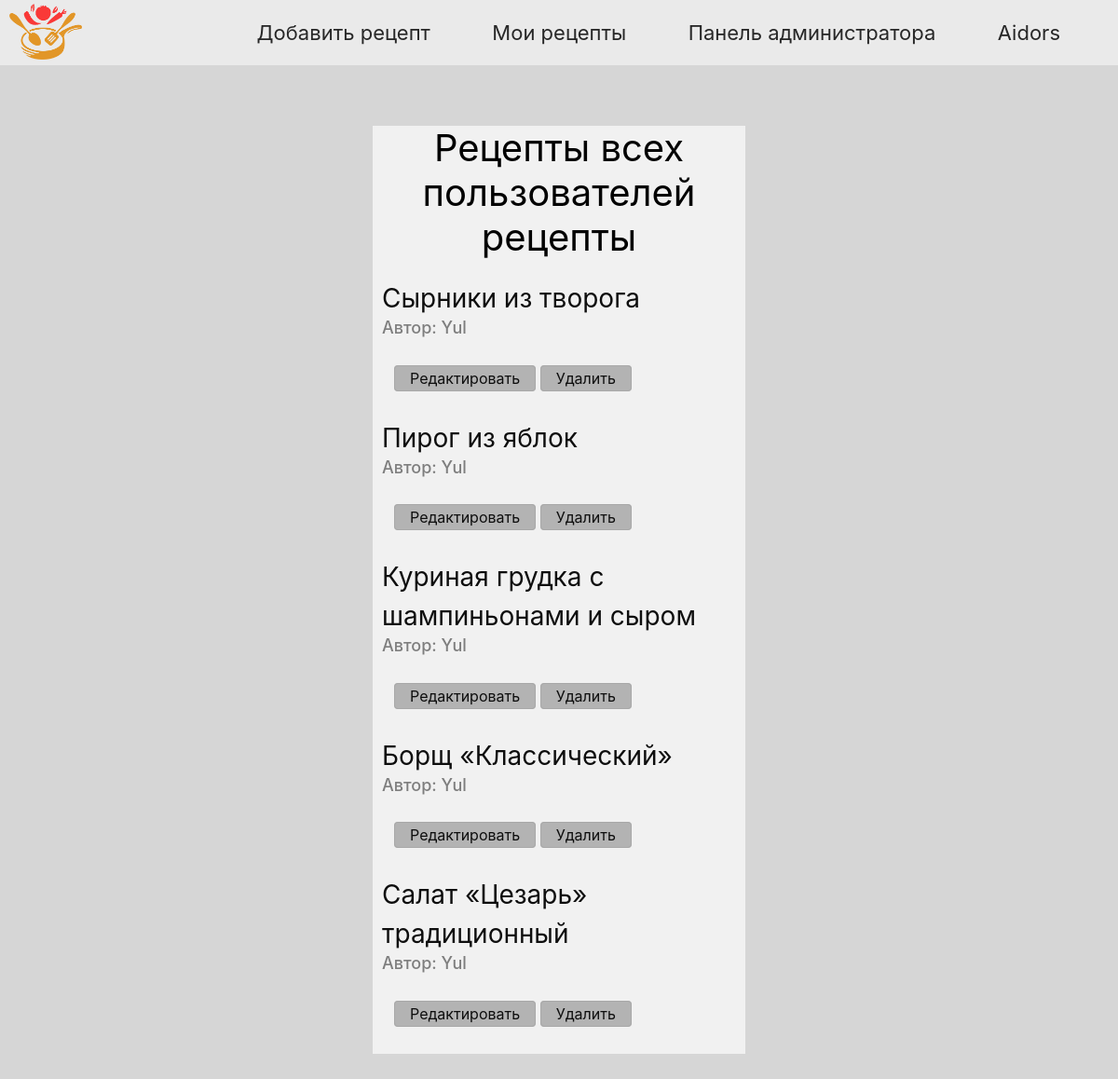
Page /admin_panel (signed in) on the committed database.
### data/users.py (models this page shows, shortened)
class User(SqlAlchemyBase, UserMixin, SerializerMixin):
    __tablename__ = 'users'
    id = sqlalchemy.Column(sqlalchemy.Integer, primary_key=True, autoincrement=True)
    name = sqlalchemy.Column(sqlalchemy.String)
    about = sqlalchemy.Column(sqlalchemy.String, nullable=True)
    email = sqlalchemy.Column(sqlalchemy.String, index=True, unique=True)
    rights = sqlalchemy.Column(sqlalchemy.Boolean, default=False)
    hashed_password = sqlalchemy.Column(sqlalchemy.String)
    register_date = sqlalchemy.Column(sqlalchemy.DateTime, default=datetime.now)
    recipes = orm.relation("Recipe", back_populates='author')

### data/recipes.py (models this page shows)
class Recipe(SqlAlchemyBase, SerializerMixin):
    __tablename__ = 'recipes'
    id = sqlalchemy.Column(sqlalchemy.Integer, primary_key=True, autoincrement=True)
    author_id = sqlalchemy.Column(sqlalchemy.Integer, sqlalchemy.ForeignKey("users.id"))
    author = orm.relation('User')
    recipe_title = sqlalchemy.Column(sqlalchemy.String)
    recipe_content = sqlalchemy.Column(sqlalchemy.String)
    creation_date = sqlalchemy.Column(sqlalchemy.DateTime, default=datetime.now)

### main.py (the view)
@app.route('/admin_panel')
@login_required
def admin_panel():
    if current_user.rights:
        db_sess = db_session.create_session()
        recipes = []
        for recipe in db_sess.query(Recipe).all():
            recipes.append({"author_name": recipe.author.name,
                            "recipe_title": recipe.recipe_title,
                            "creation_date": str(recipe.creation_date).split()[0],
                            "recipe_id": recipe.id})
        return render_template('admin_panel.html', css_file="admin_panel.css", recipes=recipes)
    else:
        abort(403)

### data/db_session.py (called while the page is built)
def create_session() -> Session:
    global __factory
    return __factory()

### main.py (called while the page is built)
@login_manager.user_loader
def load_user(user_id):
    db_sess = db_session.create_session()
    return db_sess.query(User).get(user_id)

### templates/admin_panel.html (shortened to what this page needs)
{% extends "base.html" %}
{% block content %}
<section id="main" class="main">
    <div class="recipes">
        <h2 class="title">Рецепты всех пользователей рецепты</h2>
        {% for recipe in recipes%}
            <div class="recipe">
                <a href='/recipe/{{recipe["recipe_id"]}}' class="recipe_title">{{recipe["recipe_title"]}}</a>
                <h4 class="author">Автор: {{recipe["author_name"]}}</h4>
                <br>
                <div class="btn">
                    <a href='/edit_recipe/{{recipe["recipe_id"]}}' class="edit">Редактировать</a>
                    <a href='/delete_recipe/{{recipe["recipe_id"]}}' class="delete">Удалить</a>
                </div>
            </div>
            <br>
        {% endfor %}
    </div>
</section>
{% endblock %}

### templates/base.html (shortened to what this page needs)
<!doctype html>
<html lang="en">
    <head>
        <link rel="stylesheet"
          href="https://stackpath.bootstrapcdn.com/bootstrap/4.4.1/css/bootstrap.min.css"
>
        <link rel="stylesheet" type="text/css" href="/static/css/main.css"/>
        <link rel="stylesheet" type="text/css" href="/static/css/{{ css_file }}"/>
    </head>
    <body>
        <header id="header" class="header">
            <p><a href="/"><img src="/static/img/logo.png" height="60" alt="Главная" class="logo"></a></p>
            <div class="right_header">
                <ul class="menu">
                    {% if current_user.is_authenticated %}
                        <li><a href="/add_recipe">Добавить рецепт</a></li>
                        <li><a href="/my_recipes">Мои рецепты</a></li>
                        {% if current_user.rights %}
                            <li><a href="/admin_panel">Панель администратора</a></li>
                        {% endif %}
                    {% endif %}
                    {% if current_user.is_authenticated %}
                        <li><a href="/logout">{{ current_user.name }}</a></li>
                    {% else %}
                        <li><a href="/login">Войти</a></li>
                    {% endif %}
                </ul>
            </div>
        </header>
        {% block content %} {% endblock %}
    </body>
</html>

### static/css/main.css (style rules this page uses)
body { padding: 0; margin: 0; color: black; position: relative; opacity: 1; background-color: #d6d6d6; }
ul, li { padding: 0; margin: 0; }
h1, h2, h3, h4, h5, h6 { padding: 0; margin: 0; }
header { height: 70px; background-color: #EAEAEA; align-items: center; display: flex; justify-content: space-between; }
header a { display: block; color: #272727; font-weight: 400; transition: color .2s ease; }
header .logo { margin-top: 14px; margin-left: 10px; }
header .menu { list-style-type: none; }
header .menu li { display: inline-block; margin-right: 62px; }
header .menu li a { font-size: 22px; text-decoration: none; }

### static/css/admin_panel.css (style rules this page uses)
h1, h2, h3, h4, h5, h6 { padding: 0; margin: 0; }
section .recipes { margin: 65px 400px; background-color: #F1F1F1; }
section .title { font-size: 40px; font-weight: 400; text-align: center; margin-top: 20px; margin-bottom: 20px; }
section .recipe { margin-left: 10px; }
section .author { color: #7E7E7E; font-size: 18px; }
section .recipe_title { font-size: 28px; text-decoration: none; color: #0E0E0E; transition: color .2s ease; }
section .btn a { text-decoration: none; color: #0E0E0E; font-size: 16px; padding: 3px 16px;; -webkit-transition-duration: 0.4s; transition-duration: 0.4s; border-radius: 4px; }
section .edit { background-color: #b3b3b3; color: #0E0E0E; border: 1px solid #a8a8a8; }
section .delete { background-color: #b3b3b3; color: #0E0E0E; border: 1px solid #a8a8a8; }

### rows in the picture
User: name "Aidors"
Recipe: recipe_title "Сырники из творога"
User: author_name "Yul" "Yul" "Yul" "Yul" "Yul"
Recipe: recipe_title "Пирог из яблок"
Recipe: recipe_title "Куриная грудка с шампиньонами и сыром"
Recipe: recipe_title "Борщ «Классический»"
Recipe: recipe_title "Салат «Цезарь» традиционный"
